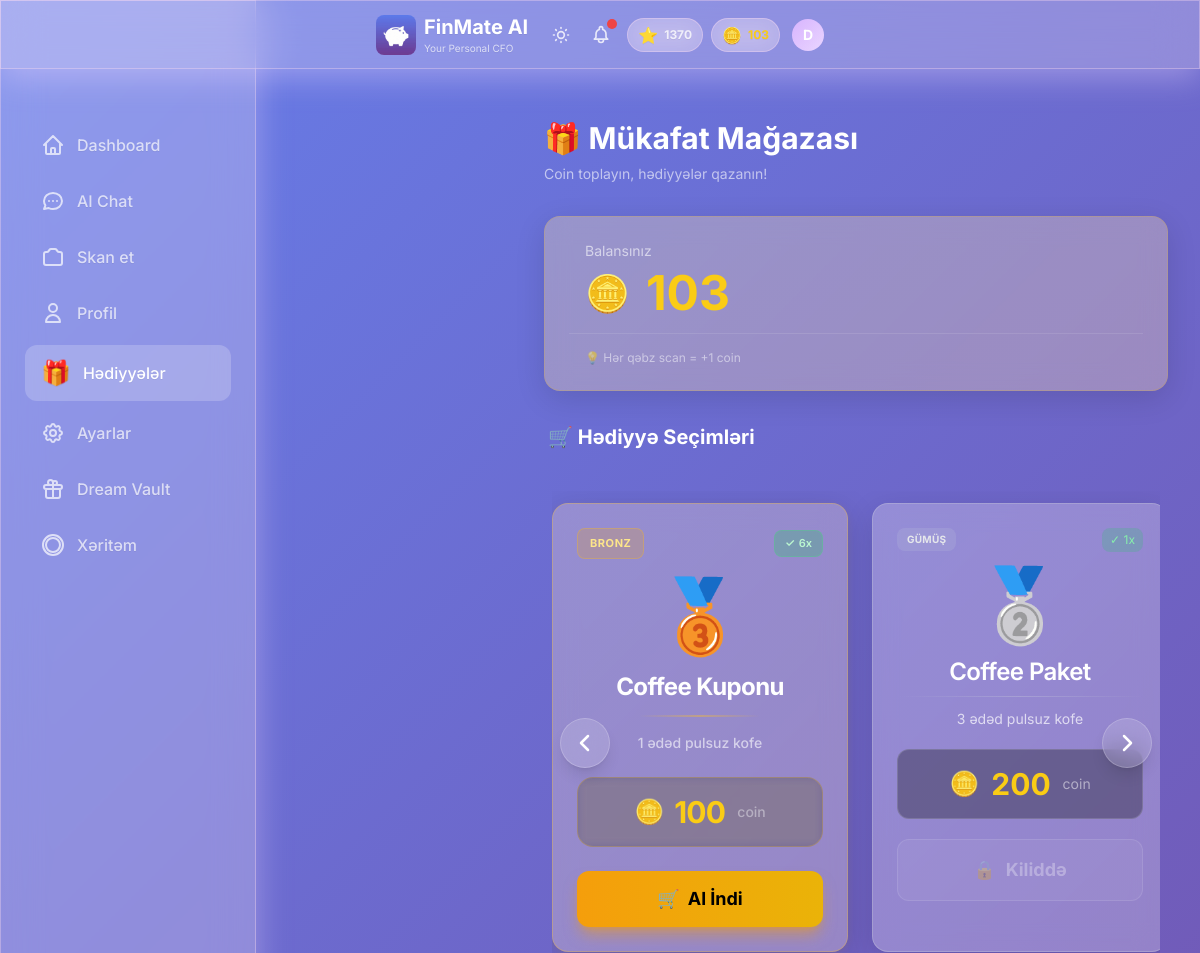
The app's page /rewards (upper part), older data.
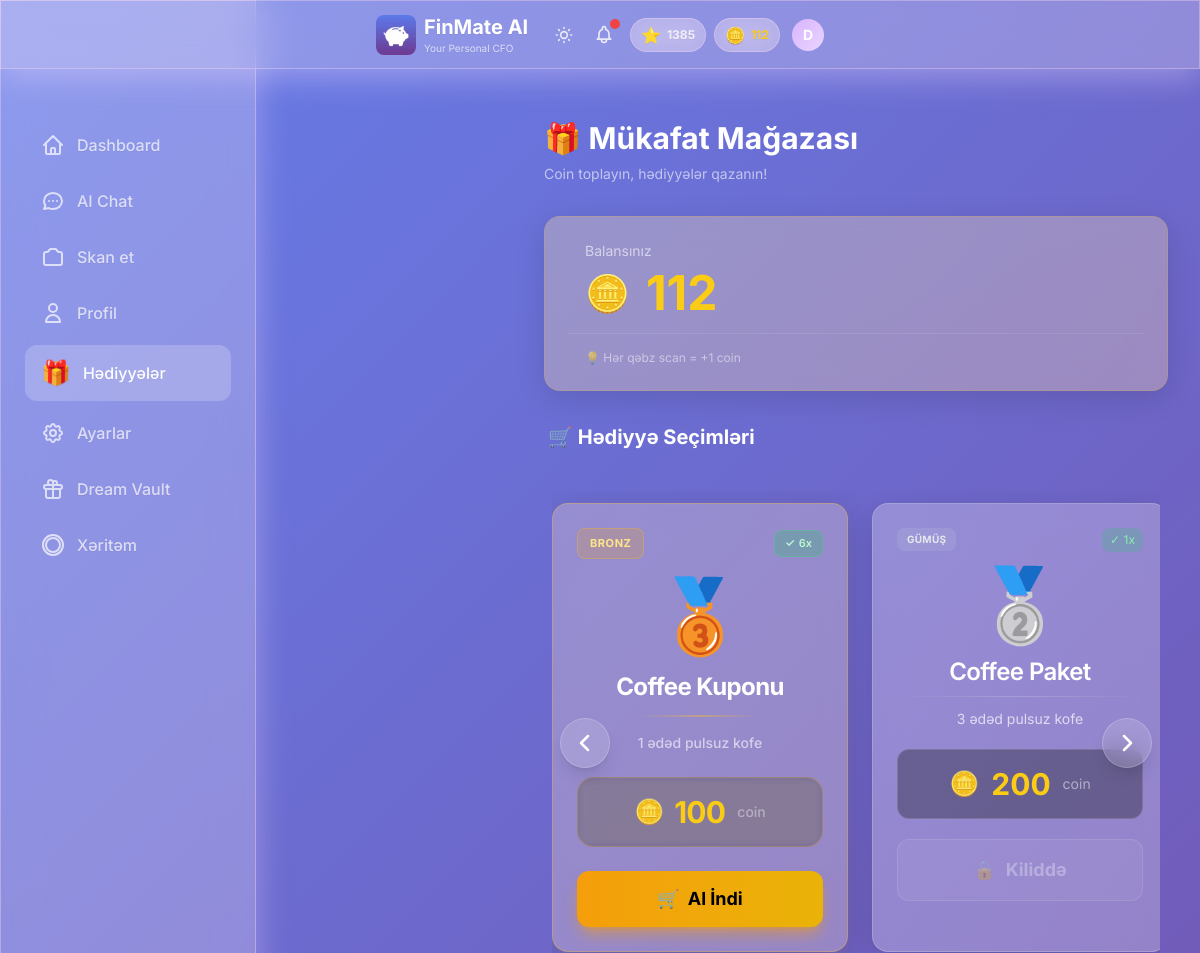
The same page, newer data.
### models.py (models this page shows, shortened)
class User(Base):
    __tablename__ = "users"
    id = Column(Integer, primary_key=True, index=True)
    username = Column(String, unique=True, index=True, nullable=False)
    password_hash = Column(String, nullable=True)  # Hashed password (nullable for demo user)
    monthly_income = Column(Float, nullable=True)  # Monthly salary/income
    monthly_budget = Column(Float, default=1000.0)
    xp_points = Column(Integer, default=0)
    level_title = Column(String, default="Rookie")
    last_rewarded_month = Column(String, nullable=True)  # Format: "YYYY-MM"
    preferred_language = Column(String, default="az")  # az, en, ru
    voice_enabled = Column(Boolean, default=True)
    voice_mode = Column(Boolean, default=False)  # TTS mode - text-to-speech enabled
    daily_budget_limit = Column(Float, nullable=True)
    currency = Column(String, default="AZN")  # Display/Base currency
    personality_mode = Column(String, default="normal")  # normal, mom, strict
    is_premium = Column(Boolean, default=False)  # Premium subscription status
    readability_mode = Column(Boolean, default=False)  # Accessibility mode for vision-impaired users
    coins = Column(Integer, default=0)  # FinMate Coins for reward system
    ai_tokens = Column(Integer, default=10)  # AI features tokens (voice command, receipt scan, etc.)
    ai_name = Column(String, default="FinMate")  # Customizable AI name
    ai_attitude = Column(String, default="Professional")  # Strict, Funny, Sarcastic, Supportive
    ai_style = Column(String, default="Formal")  # Slang, Shakespearean, Dialect, Short
    ai_persona_mode = Column(String, default="Auto")  # Auto (behavioral profiling) or Manual
    login_streak = Column(Integer, default=0)
    last_login_date = Column(Date, nullable=True)
    theme = Column(String, default="default")  # gold, midnight, ocean, etc.
    incognito_mode = Column(Boolean, default=False)  # Hide amounts
    created_at = Column(DateTime, default=datetime.utcnow)
    expenses = relationship("Expense", back_populates="user", cascade="all, delete-orphan")
    chat_messages = relationship("ChatMessage", back_populates="user", cascade="all, delete-orphan")
    xp_logs = relationship("XPLog", back_populates="user", cascade="all, delete-orphan")
    dreams = relationship("Dream", back_populates="user", cascade="all, delete-orphan")

### a.py (the view)
@app.get("/rewards")
def rewards_page(request: Request, db: Session = Depends(get_db)):
    user = get_current_user(request, db)
    if not user:
        return RedirectResponse("/login", status_code=303)
    from models import UserReward
    claimed_rewards = db.query(UserReward).filter(UserReward.user_id == user.id).order_by(UserReward.claimed_at.desc()).all()
    reward_counts = {}
    for reward in claimed_rewards:
        reward_counts[reward.reward_type] = reward_counts.get(reward.reward_type, 0) + 1
    return templates.TemplateResponse("rewards.html", {
        "request": request,
        "user": user,
        "claimed_rewards": claimed_rewards,
        "reward_counts": reward_counts
    })

### templates/rewards.html (shortened to what the changed rows need)
{% extends "base.html" %}
{% block content %}
<div class="max-w-2xl mx-auto px-4 py-6 pb-24 lg:ml-64" style="overflow: visible !important;">
    <div class="mb-8">
        <h1 class="text-2xl sm:text-3xl font-bold text-white mb-2">🎁 Mükafat Mağazası</h1>
    </div>
    <div class="glass-card p-6 mb-8 bg-gradient-to-br from-yellow-500/10 to-amber-500/10 border border-yellow-500/20 rounded-2xl"
        style="box-shadow: 0 8px 30px rgba(0, 0, 0, 0.12);">
        <div class="flex items-center justify-between">
            <div class="flex-1 pl-4">
                <div class="flex items-center gap-4">
                    <span class="text-4xl">🪙</span>
                    <span id="coin-balance" class="text-5xl font-bold text-yellow-400">{{ user.coins if user.coins is
                        defined else 0 }}</span>
                </div>
            </div>
        </div>
    </div>
    <div class="mb-8" style="overflow: visible;">
        <h2 class="text-xl font-bold text-white mb-6 px-1">🛒 Hədiyyə Seçimləri</h2>
                {% set current_coins = user.coins if user.coins is defined else 0 %}
    </div>
</div>
{% endblock %}

### templates/base.html (shortened to what the changed rows need)
<!DOCTYPE html>
<html lang="az" data-theme="dark">
<head>
    <link href="https://cdn.jsdelivr.net/npm/daisyui@4.4.19/dist/full.min.css" rel="stylesheet" type="text/css" />
    <script src="https://cdn.tailwindcss.com"></script>
    <script src="/static/js/tailwind-config.js"></script>
    <link rel="stylesheet" href="/static/css/base.css">
    <link rel="stylesheet" href="/static/css/hamburger_menu.css">
</head>
<body>
    <div class="glass fixed top-0 left-0 right-0 z-50 px-2 sm:px-4 py-2 sm:py-3">
        <div class="flex items-center justify-between max-w-md mx-auto">
            <div class="min-w-0 flex-1 flex items-center gap-2">
                <a href="/" class="min-w-0 flex-1 flex items-center gap-2 hover:opacity-90 transition-opacity">
                    <div class="min-w-0">
                        <h1 class="text-lg sm:text-xl font-bold text-white truncate">FinMate AI</h1>
                    </div>
                </a>
            </div>
            <div class="flex items-center gap-2 sm:gap-3 relative flex-shrink-0">
                {% include "partials/user_stats.html" %}
                <div class="relative flex-shrink-0 group">
                    <button type="button" id="profile-dropdown-btn" class="relative focus:outline-none">
                        <div id="user-avatar"
                            class="w-7 h-7 sm:w-8 sm:h-8 rounded-full flex items-center justify-center text-white font-bold text-xs sm:text-sm transition-all duration-400 group-hover:scale-110 hover:scale-110"
                            style="background: linear-gradient(135deg, var(--accent-primary), var(--accent-secondary));">
                            {{ user.username[0].upper() if user else 'D' }}
                        </div>
                    </button>
                </div>
            </div>
        </div>
    </div>
    <div class="pt-24 pb-8 px-4">
        <div class="w-full lg:max-w-7xl mx-auto">
            {% block content %}{% endblock %}
        </div>
    </div>
</body>
</html>

### templates/partials/user_stats.html
{% if user and user.xp_points is defined %}
<div class="hidden sm:flex items-center gap-2" id="user-stats-container" hx-get="/api/stats"
    hx-trigger="update-stats from:body" hx-swap="outerHTML">
    <div class="flex items-center gap-1.5 glass-card px-2.5 py-1 rounded-full">
        <span class="text-base">{% if user.level_title == 'Rookie' %}🌱{% elif user.level_title ==
            'Saver' %}💰{% elif user.level_title == 'Analyst' %}📊{% elif user.level_title == 'Manager'
            %}🎯{% elif user.level_title == 'CFO' %}👑{% else %}⭐{% endif %}</span>
        <span class="text-xs font-bold text-white/80">{{ user.xp_points }}</span>
    </div>
    <div class="flex items-center gap-1.5 glass-card px-2.5 py-1 rounded-full">
        <span class="text-base">🪙</span>
        <span class="text-xs font-bold text-yellow-400">{{ user.coins or 0 }}</span>
    </div>
</div>
{% endif %}

Row changes from the older to the newer data that the page shows:
changed User: xp_points "1370" → "1385"; coins "103" → "112"
